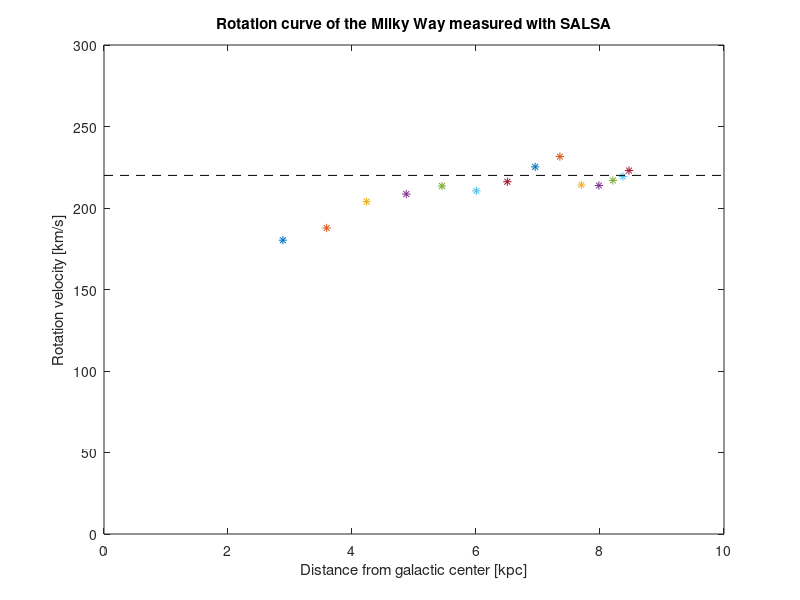

This chart was generated by the following MATLAB code:
% MATLAB script to plot a rotation curve of the Milky Way using data  from the SALSA telescope.
% written by Eskil Varenius 2014-12-21. Tested on Matlab R2014a. 
% INPUT: A tex file produced by the script "batch_fit", i.e. one line for each spectrum with 
% coordinates and fitted velocities
% OUTPUT: A pdf-file with a plot. This file may have some unnecessary whitespace around the figure,
% which can be removed by e.g. using the linux program "pdfcrop". 

% Define radius and velocity of the Sun.
R0 = 8.5; % kpc
V0 = 220; % km/s

fid= fopen('ALLDATA.txt');
clf
% Read first line
tline = fgetl(fid);
% Loop until file is empty
while ischar(tline)
    % Convert from line of text to array of numbers
    numline = str2num(tline);
    % Get coordinates from first two numbers
    GLON = numline(1);
    GLAT = numline(2);
	if GLON<=90
        % Get maximum velocity, i.e. max of all fitted components
        vmax = max(numline(3:length(numline)));
        % Calculate distance and rotational velocity. Convert to radians for the sin-function.
        R = R0*sin(GLON*pi/180.0);
        V = vmax + V0*sin(GLON*pi/180.0);
        % Plot
        plot(R,V,'*')
        hold on
	end
    % Read next line
    tline = fgetl(fid);
end
% Close input file
fclose(fid);
% Set plot limits from 0 to 10kpc and 0 to 300 km/s.
rmin = 0; rmax = 10;
axis([rmin, rmax, 0, 300])
% Plot horizontal line at V0
plot([rmin, rmax],[V0,V0], 'k--')
title('Rotation curve of the Milky Way measured with SALSA')
xlabel('Distance from galactic center [kpc]')
ylabel('Rotation velocity [km/s]')
% Save final figure to file
print -painters -dpdf -r300 RotationCurve.pdf
